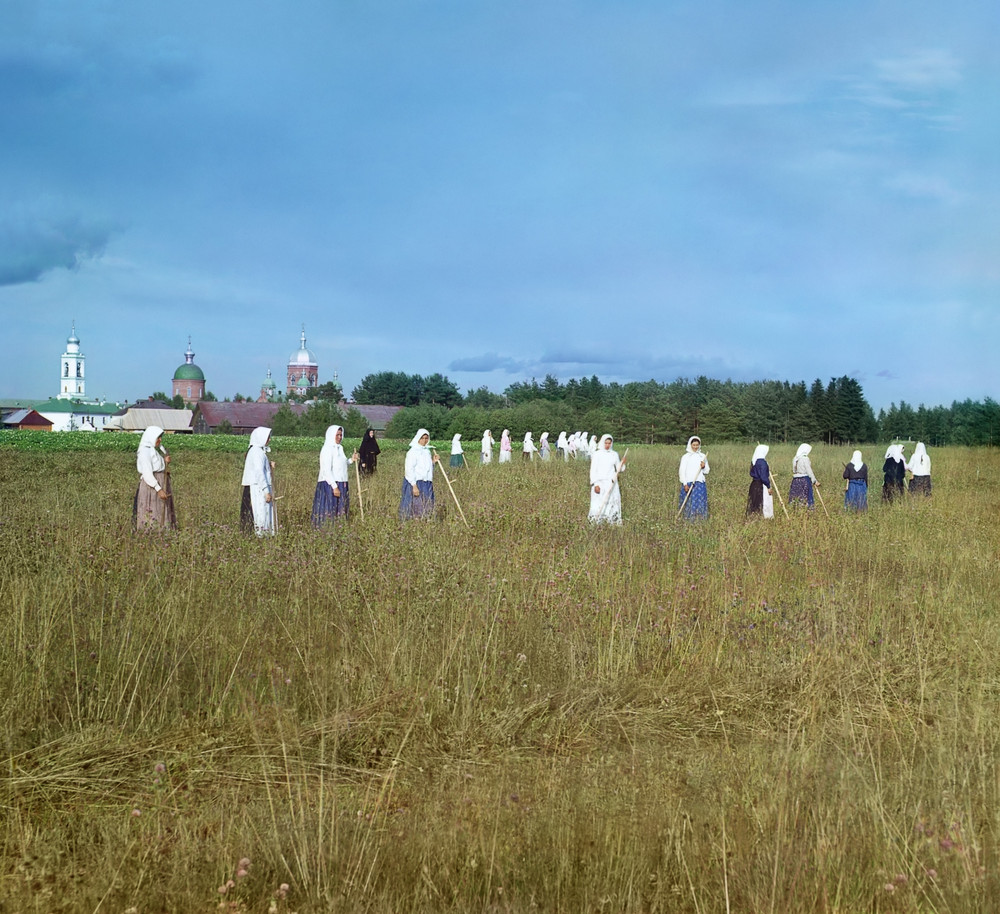
#> input picture images/haying.jpg, 1000 x 914 px, found by its file name
$ python ch7_1.py
#> lines starting #> are read from the running program, lines starting #| are printed output that depends on the picture; after the words box and inside, x2 and y2 are one past the last pixel; in counts of white or black regions, pixels touching at a corner belong together
import cv2 as cv
import numpy as np
import os

# detect if i is inside o
def is_inside(i, o):
     ix, iy, iw, ih = i
     ox, oy, ow, oh = o

     if ox < ix and oy < iy and (ox + ow) > (ix + iw) and (oy + oh) > (iy + ih):
          return True
     else:
          return False


root = os.getcwd()

imgPath = os.path.join(root, "images/haying.jpg")
img = cv.imread(imgPath)
#> img is the input picture: shape (914, 1000, 3); mean B, G, R 136.4, 141.9, 123.1


hog = cv.HOGDescriptor()
hog.setSVMDetector(cv.HOGDescriptor_getDefaultPeopleDetector())
found_rects, found_weights = hog.detectMultiScale(img, winStride=(4,4), scale=1.02,
                                                  groupThreshold=1.9)
#> found_rects = [[157, 333, 67, 134], [572, 419, 66, 132], [661, 421, 68, 135], [299, 409, 70, 142], [221, 412, 75, 150], [389, 416, 67, 133]]; found_weights = [0.65, 0.595, 0.872, 0.19, 0.659, 0.139]

found_rects_filtered = []
found_weights_filtered = []

for ri, r in enumerate(found_rects):
     for qi, q in enumerate(found_rects):
          if ri != qi and is_inside(r, q):
               break
          else:
               found_rects_filtered.append(r)
               found_weights_filtered.append(found_weights[ri])
#> this loop made 6 passes
#> after the loop, found_rects_filtered = 36 items, first 6: [157, 333, 67, 134], [157, 333, 67, 134], [157, 333, 67, 134], [157, 333, 67, 134], [157, 333, 67, 134], [157, 333, 67, 134]; found_weights_filtered = 36 values, max 0.872 at index 12, min 0.139 at index 30, mean 0.517

for ri, r in enumerate(found_rects_filtered):
     x, y, w, h = r
     cv.rectangle(img, (x, y), (x+w, y+h), (255, 0, 0), 2)

     text = f"{found_weights_filtered[ri]:.2f}"

     cv.putText(img=img, text=text, org=(x, y-20),fontFace= cv.FONT_HERSHEY_SIMPLEX, fontScale=1,color=(0, 255, 255), thickness=1)
#> this loop made 36 passes
#> (x, y, w, h, text) on passes 1 to 12: (157, 333, 67, 134, '0.65'), (157, 333, 67, 134, '0.65'), (157, 333, 67, 134, '0.65'), (157, 333, 67, 134, '0.65'), (157, 333, 67, 134, '0.65'), (157, 333, 67, 134, '0.65'), (572, 419, 66, 132, '0.59'), (572, 419, 66, 132, '0.59'), (572, 419, 66, 132, '0.59'), (572, 419, 66, 132, '0.59'), (572, 419, 66, 132, '0.59'), (572, 419, 66, 132, '0.59')
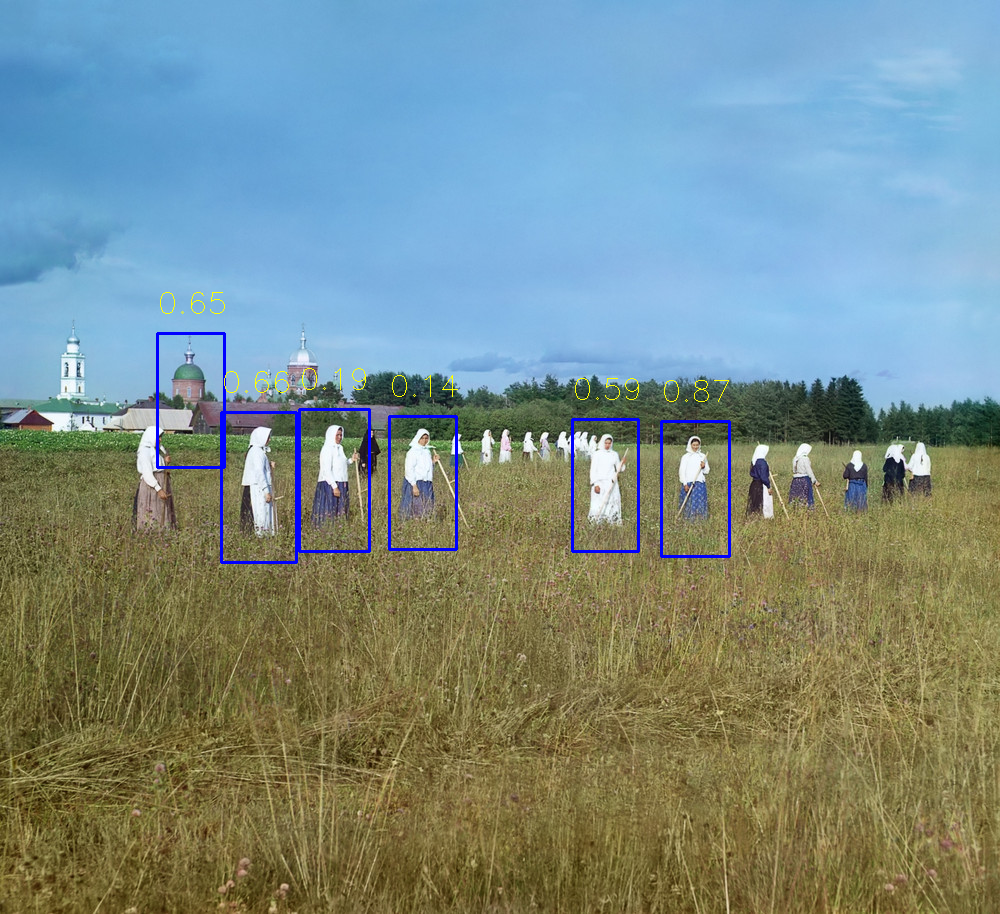
#> img: shape (914, 1000, 3); 0.91% of pixels changed, all inside (x1, y1, x2, y2) = (156, 292, 731, 564)

cv.imshow("Bitches in Hayfield", img)
cv.waitKey()
